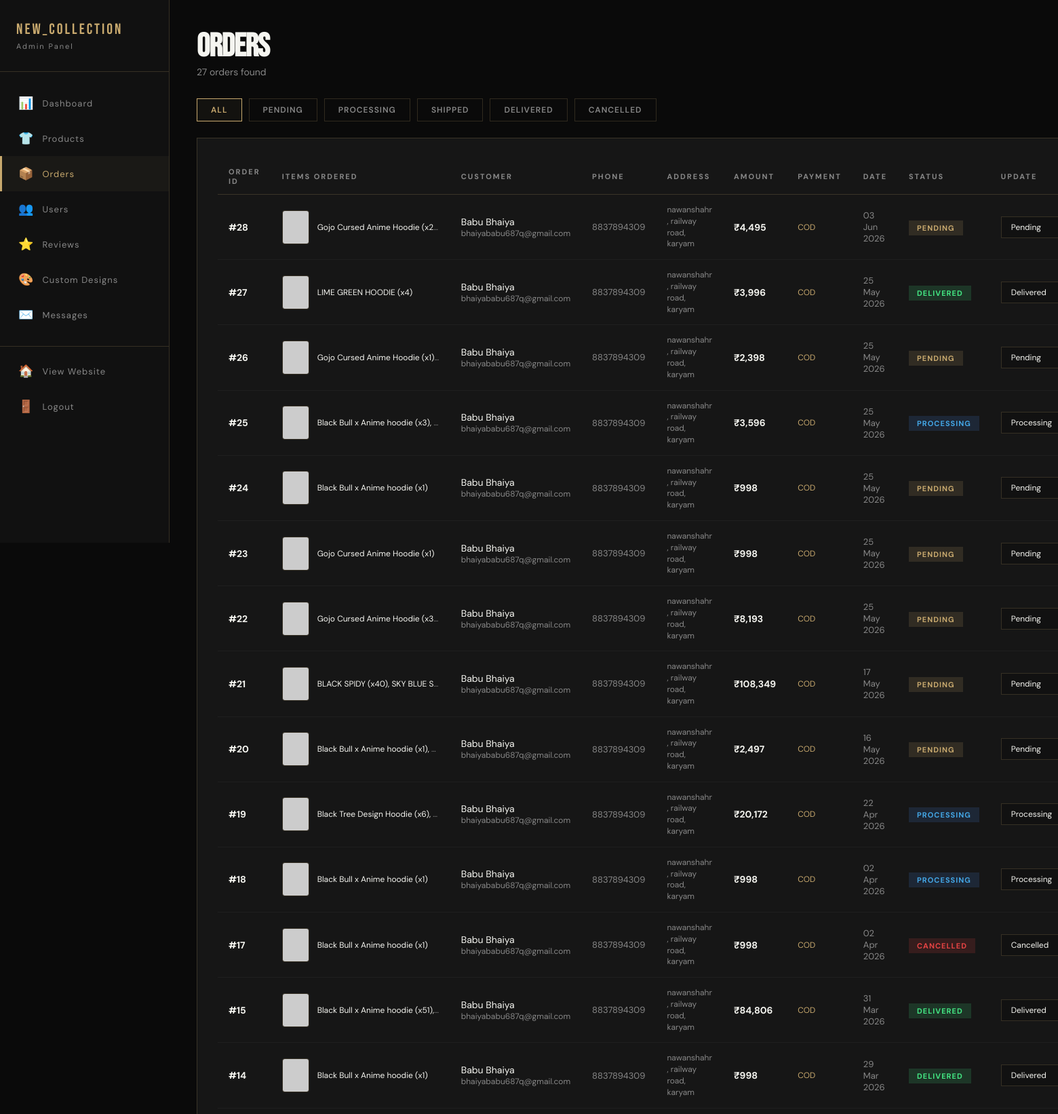
Screenshot of /admin/orders.php (signed in, upper part) with the database file from the repository.
### tables this page shows
CREATE TABLE `orders` (
  `id` int(11) NOT NULL,
  `user_id` int(11) NOT NULL,
  `total_amount` decimal(10,2) NOT NULL,
  `status` enum('pending','processing','shipped','delivered','cancelled') DEFAULT 'pending',
  `payment_method` varchar(50) DEFAULT 'Cash on Delivery',
  `shipping_address` text DEFAULT NULL,
  `phone` varchar(20) DEFAULT NULL,
  `created_at` timestamp NOT NULL DEFAULT current_timestamp()
);

CREATE TABLE `users` (
  `id` int(11) NOT NULL,
  `name` varchar(100) NOT NULL,
  `email` varchar(100) NOT NULL,
  `password` varchar(255) NOT NULL,
  `otp` varchar(6) DEFAULT NULL,
  `is_verified` tinyint(1) NOT NULL DEFAULT 0,
  `phone` varchar(20) DEFAULT NULL,
  `address` text DEFAULT NULL,
  `is_admin` tinyint(4) DEFAULT 0,
  `created_at` timestamp NOT NULL DEFAULT current_timestamp()
);

### admin/orders.php (the view, shortened to what this page needs)
 <?php
require_once '../php/config.php';
$status_filter = isset($_GET['status']) ? mysqli_real_escape_string($conn, $_GET['status']) : '';
$sql = "SELECT o.*, u.name, u.email, u.phone as u_phone, u.address as u_address FROM orders o JOIN users u ON o.user_id=u.id";
$sql .= " ORDER BY o.created_at DESC";
$orders = mysqli_query($conn, $sql);
$total_orders = mysqli_num_rows($orders);
?>
<!DOCTYPE html>
<html lang="en">
<head>
</head>
<body>
    <aside class="sidebar">
        <div class="sidebar-logo">NEW_COLLECTION<span>Admin Panel</span></div>
        <ul class="sidebar-menu">
            <li><a href="index.php"><span>📊</span> Dashboard</a></li>
            <li><a href="products.php"><span>👕</span> Products</a></li>
            <li><a href="orders.php" class="active"><span>📦</span> Orders</a></li>
            <li><a href="users.php"><span>👥</span> Users</a></li>
            <li><a href="reviews.php"><span>⭐</span> Reviews</a></li>
            <li><a href="custom_designs.php"><span>🎨</span> Custom Designs</a></li>
            <li><a href="messages.php"><span>✉️</span> Messages</a></li>
            <li style="margin-top:20px;border-top:1px solid var(--border);padding-top:10px;">
                <a href="../index.php"><span>🏠</span> View Website</a>
            </li>
            <li><a href="../php/logout.php"><span>🚪</span> Logout</a></li>
        </ul>
    </aside>
    <main class="main-content">
        <div class="page-header">
            <div>
                <h1>ORDERS</h1>
                <p style="color:var(--muted);font-size:14px;"><?php echo $total_orders; ?> orders found</p>
            </div>
        </div>
        <div class="filter-tabs">
            <a href="orders.php" class="filter-tab <?php echo !$status_filter ? 'active' : ''; ?>">All</a>
            <a href="orders.php?status=pending" class="filter-tab <?php echo $status_filter=='pending' ? 'active' : ''; ?>">Pending</a>
            <a href="orders.php?status=processing" class="filter-tab <?php echo $status_filter=='processing' ? 'active' : ''; ?>">Processing</a>
            <a href="orders.php?status=shipped" class="filter-tab <?php echo $status_filter=='shipped' ? 'active' : ''; ?>">Shipped</a>
            <a href="orders.php?status=delivered" class="filter-tab <?php echo $status_filter=='delivered' ? 'active' : ''; ?>">Delivered</a>
            <a href="orders.php?status=cancelled" class="filter-tab <?php echo $status_filter=='cancelled' ? 'active' : ''; ?>">Cancelled</a>
        </div>
        <div class="section-card">
            <table>
                <thead>
                    <tr>
                        <th>Order ID</th>
                        <th>Items Ordered</th>
                        <th>Customer</th>
                        <th>Phone</th>
                        <th>Address</th>
                        <th>Amount</th>
                        <th>Payment</th>
                        <th>Date</th>
                        <th>Status</th>
                        <th>Update</th>
                    </tr>
                </thead>
                <tbody>
                    <?php while($order = mysqli_fetch_assoc($orders)):
                        $order_id = $order['id'];
                        $items_query = mysqli_query($conn, "SELECT p.name, p.image, oi.quantity FROM order_items oi JOIN products p ON oi.product_id=p.id WHERE oi.order_id='$order_id'");
                        $item_names = [];
                        $first_image = '';
                        while($item = mysqli_fetch_assoc($items_query)) {
                            if(empty($first_image)) {
                                $first_image = $item['image'];
                            }
                            $item_names[] = $item['name'] . " (x" . $item['quantity'] . ")";
                        }
                        $items_string = implode(", ", $item_names);
                        $safe_phone = !empty($order['phone']) ? $order['phone'] : (!empty($order['u_phone']) ? $order['u_phone'] : 'N/A');
                        $safe_address = !empty($order['address']) ? $order['address'] : (!empty($order['u_address']) ? $order['u_address'] : 'N/A');
                    ?>
                    <tr>
                        <td><strong>#<?php echo $order['id']; ?></strong></td>
                        <td>
                            <div class="item-preview" title="<?php echo htmlspecialchars($items_string); ?>">
                                <?php if($first_image): ?>
                                    <img src="../<?php echo $first_image; ?>" class="item-thumb" onerror="this.src='https://via.placeholder.com/40x50/161616/c8a96e?text=IMG'">
                                <?php else: ?>
                                    <div class="item-thumb" style="display:flex;align-items:center;justify-content:center;font-size:10px;color:var(--muted);">N/A</div>
                                <?php endif; ?>
                                <div class="item-details">
                                    <span style="color:var(--white);"><?php echo $items_string ? $items_string : 'Item details missing'; ?></span>
                                </div>
                            </div>
                        </td>
                        <td>
                            <div><?php echo htmlspecialchars($order['name']); ?></div>
                            <div style="font-size:12px;color:var(--muted);"><?php echo htmlspecialchars($order['email']); ?></div>
                        </td>
                        <td style="font-size:13px; color:var(--muted);">
                            <?php echo htmlspecialchars($safe_phone); ?>
                        </td>
                        <td style="font-size:12px; color:var(--muted); max-width: 200px; line-height: 1.4;">
                            <?php echo htmlspecialchars($safe_address); ?>
                        </td>
                        <td><strong>₹<?php echo number_format($order['total_amount'], 0); ?></strong></td>
                        <td style="color:var(--gold);font-size:12px;">COD</td>
                        <td style="color:var(--muted);font-size:13px;"><?php echo date('d M Y', strtotime($order['created_at'])); ?></td>
                        <td>
                            <span class="status-badge status-<?php echo strtolower($order['status']); ?>">
                                <?php echo ucfirst($order['status']); ?>
                            </span>
                        </td>
                        <td>
                            <form method="POST" style="display:flex;gap:8px;align-items:center;">
                                <select name="status" class="status-select">
                                    <option value="pending" <?php echo strtolower($order['status'])=='pending' ? 'selected' : ''; ?>>Pending</option>
                                    <option value="processing" <?php echo strtolower($order['status'])=='processing' ? 'selected' : ''; ?>>Processing</option>
                                    <option value="delivered" <?php echo strtolower($order['status'])=='delivered' ? 'selected' : ''; ?>>Delivered</option>
                                    <option value="cancelled" <?php echo strtolower($order['status'])=='cancelled' ? 'selected' : ''; ?>>Cancelled</option>
                                </select>
                            </form>
                        </td>
                    </tr>
                    <?php endwhile; ?>
                </tbody>
            </table>
        </div>
    </main>
</body>
</html>

### admin/orders.php (style rules this page uses)
* { margin:0; padding:0; box-sizing:border-box; }
:root { --black: #0a0a0a; --dark: #111111; --card: #161616; --gold: #c8a96e; --white: #f5f5f0; --muted: #888888; --red: #e84444; --green: #44e884; --border: rgba(200,169,110,0.2); }
body { background: var(--black); color: var(--white); font-family: 'DM Sans', sans-serif; display: flex; min-height: 100vh; }
.sidebar { width: 250px; background: var(--dark); border-right: 1px solid var(--border); padding: 30px 0; position: fixed; height: 100vh; overflow-y: auto; }
.sidebar-logo { font-family: 'Bebas Neue', sans-serif; font-size: 22px; letter-spacing: 3px; color: var(--gold); padding: 0 24px 30px; border-bottom: 1px solid var(--border); margin-bottom: 20px; }
.sidebar-logo span { display: block; font-family: 'DM Sans', sans-serif; font-size: 11px; letter-spacing: 2px; color: var(--muted); margin-top: 4px; }
.sidebar-menu { list-style: none; }
.sidebar-menu li a { display: flex; align-items: center; gap: 12px; padding: 14px 24px; color: var(--muted); font-size: 13px; letter-spacing: 1px; text-decoration: none; transition: all 0.3s; border-left: 3px solid transparent; }
.sidebar-menu li a:hover, .sidebar-menu li a.active { color: var(--gold); background: rgba(200,169,110,0.05); border-left-color: var(--gold); }
.sidebar-menu li a span { font-size: 18px; }
.sidebar { -ms-overflow-style: none; scrollbar-width: none; }
.main-content { margin-left: 250px; flex: 1; padding: 40px; }
.page-header { margin-bottom: 30px; display: flex; align-items: center; justify-content: space-between; flex-wrap: wrap; gap: 16px; }
.page-header h1 { font-family: 'Bebas Neue', sans-serif; font-size: 48px; letter-spacing: -1px; }
.filter-tabs { display: flex; gap: 10px; flex-wrap: wrap; margin-bottom: 24px; }
.filter-tab { padding: 8px 20px; font-size: 12px; font-weight: 600; letter-spacing: 1px; text-transform: uppercase; cursor: pointer; border: 1px solid var(--border); color: var(--muted); text-decoration: none; transition: all 0.3s; }
.filter-tab:hover, .filter-tab.active { border-color: var(--gold); color: var(--gold); background: rgba(200,169,110,0.05); }
.section-card { background: var(--card); border: 1px solid var(--border); padding: 30px; overflow-x: auto; }
table { width: 100%; border-collapse: collapse; min-width: 800px; }
th { font-size: 11px; letter-spacing: 2px; text-transform: uppercase; color: var(--muted); padding: 12px 16px; text-align: left; border-bottom: 1px solid var(--border); }
td { padding: 14px 16px; font-size: 14px; border-bottom: 1px solid rgba(255,255,255,0.04); vertical-align: middle; }
.status-badge { padding: 4px 12px; font-size: 11px; font-weight: 700; letter-spacing: 1px; text-transform: uppercase; }
.status-pending { background: rgba(200,169,110,0.15); color: var(--gold); }
.status-delivered { background: rgba(68,232,132,0.15); color: var(--green); }
.status-cancelled { background: rgba(232,68,68,0.15); color: var(--red); }
.status-processing { background: rgba(68,132,232,0.15); color: #44a8e8; }
.status-select { background: var(--dark); border: 1px solid var(--border); color: var(--white); padding: 6px 10px; font-family: 'DM Sans', sans-serif; font-size: 12px; cursor: pointer; }
a { text-decoration: none; color: inherit; }
.item-preview { display: flex; align-items: center; gap: 12px; }
.item-thumb { width: 40px; height: 50px; object-fit: cover; border-radius: 4px; background: var(--dark); border: 1px solid var(--border); }
.item-details { font-size: 12px; color: var(--muted); max-width: 180px; white-space: nowrap; overflow: hidden; text-overflow: ellipsis; }

### rows the page displays
orders: id "28", items_string "Gojo Cursed Anime Hoodie (x2…", user.name "Babu Bhaiya", user.email "bhaiyababu687q@gmail.com", phone "8837894309", user.address "nawanshahr , railway road, karyam", total_amount "4,495", created_at "03 Jun 2026", status "PENDING", status "Pending"
orders: id "27", items_string "LIME GREEN HOODIE (x4)", user.name "Babu Bhaiya", user.email "bhaiyababu687q@gmail.com", phone "8837894309", user.address "nawanshahr , railway road, karyam", total_amount "3,996", created_at "25 May 2026", status "DELIVERED", status "Delivered"
orders: id "26", items_string "Gojo Cursed Anime Hoodie (x1)…", user.name "Babu Bhaiya", user.email "bhaiyababu687q@gmail.com", phone "8837894309", user.address "nawanshahr , railway road, karyam", total_amount "2,398", created_at "25 May 2026", status "PENDING", status "Pending"
orders: id "25", items_string "Black Bull x Anime hoodie (x3),…", user.name "Babu Bhaiya", user.email "bhaiyababu687q@gmail.com", phone "8837894309", user.address "nawanshahr , railway road, karyam", total_amount "3,596", created_at "25 May 2026", status "PROCESSING", status "Processing"
orders: id "24", items_string "Black Bull x Anime hoodie (x1)", user.name "Babu Bhaiya", user.email "bhaiyababu687q@gmail.com", phone "8837894309", user.address "nawanshahr , railway road, karyam", total_amount "998", created_at "25 May 2026", status "PENDING", status "Pending"
orders: id "23", items_string "Gojo Cursed Anime Hoodie (x1)", user.name "Babu Bhaiya", user.email "bhaiyababu687q@gmail.com", phone "8837894309", user.address "nawanshahr , railway road, karyam", total_amount "998", created_at "25 May 2026", status "PENDING", status "Pending"
orders: id "22", items_string "Gojo Cursed Anime Hoodie (x3…", user.name "Babu Bhaiya", user.email "bhaiyababu687q@gmail.com", phone "8837894309", user.address "nawanshahr , railway road, karyam", total_amount "8,193", created_at "25 May 2026", status "PENDING", status "Pending"
orders: id "21", items_string "BLACK SPIDY (x40), SKY BLUE S…", user.name "Babu Bhaiya", user.email "bhaiyababu687q@gmail.com", phone "8837894309", user.address "nawanshahr , railway road, karyam", total_amount "108,349", created_at "17 May 2026", status "PENDING", status "Pending"
orders: id "20", items_string "Black Bull x Anime hoodie (x1),…", user.name "Babu Bhaiya", user.email "bhaiyababu687q@gmail.com", phone "8837894309", user.address "nawanshahr , railway road, karyam", total_amount "2,497", created_at "16 May 2026", status "PENDING", status "Pending"
orders: id "19", items_string "Black Tree Design Hoodie (x6),…", user.name "Babu Bhaiya", user.email "bhaiyababu687q@gmail.com", phone "8837894309", user.address "nawanshahr , railway road, karyam", total_amount "20,172", created_at "22 Apr 2026", status "PROCESSING", status "Processing"
orders: id "18", items_string "Black Bull x Anime hoodie (x1)", user.name "Babu Bhaiya", user.email "bhaiyababu687q@gmail.com", phone "8837894309", user.address "nawanshahr , railway road, karyam", total_amount "998", created_at "02 Apr 2026", status "PROCESSING", status "Processing"
orders: id "17", items_string "Black Bull x Anime hoodie (x1)", user.name "Babu Bhaiya", user.email "bhaiyababu687q@gmail.com", phone "8837894309", user.address "nawanshahr , railway road, karyam", total_amount "998", created_at "02 Apr 2026", status "CANCELLED", status "Cancelled"
orders: id "15", items_string "Black Bull x Anime hoodie (x51),…", user.name "Babu Bhaiya", user.email "bhaiyababu687q@gmail.com", phone "8837894309", user.address "nawanshahr , railway road, karyam", total_amount "84,806", created_at "31 Mar 2026", status "DELIVERED", status "Delivered"
orders: id "14", items_string "Black Bull x Anime hoodie (x1)", user.name "Babu Bhaiya", user.email "bhaiyababu687q@gmail.com", phone "8837894309", user.address "nawanshahr , railway road, karyam", total_amount "998", created_at "29 Mar 2026", status "DELIVERED", status "Delivered"

### other values shown
$total_orders "27"
